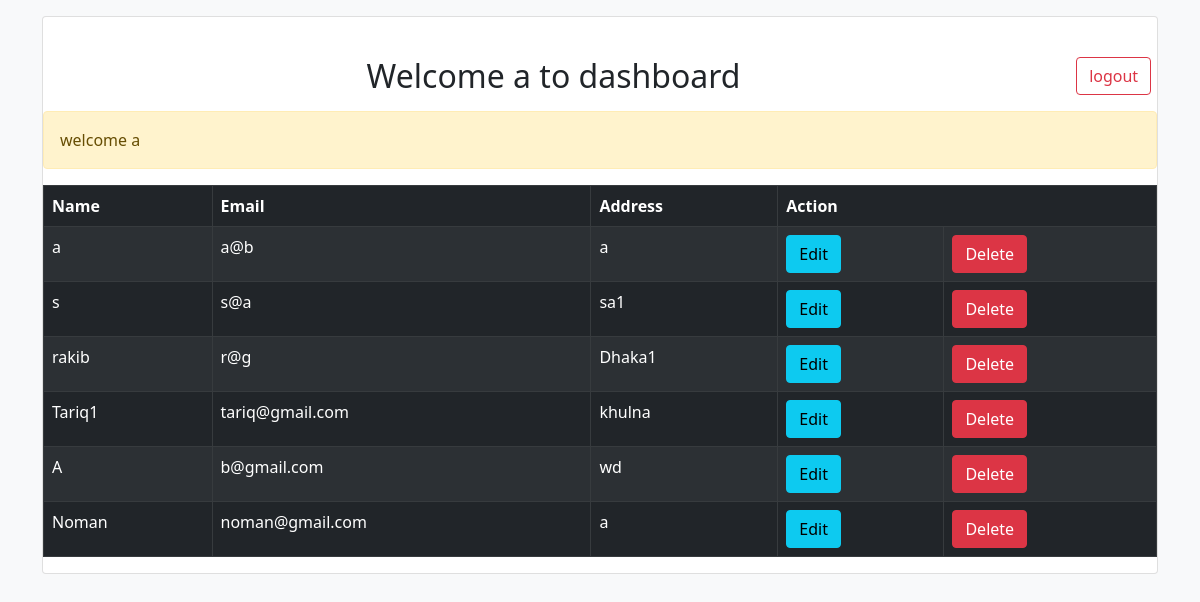
Page /view.php (signed in) on the committed database.
### tables this page shows
CREATE TABLE `usertable` (
  `id` int(10) NOT NULL,
  `username` varchar(255) DEFAULT NULL,
  `email` varchar(255) DEFAULT NULL,
  `address` text NOT NULL,
  `password` longtext NOT NULL
);

### operations.php (called while the page is built, shortened)
<?php
require_once('./db_config.php');
$db_obj = new dbconfig();
class db_operation extends dbconfig
{
    public function showData()
    {
        global $db_obj;
        $query2 = "SELECT * FROM usertable";
        $result2 = mysqli_query($db_obj->connection, $query2);
        if ($result2) {
            return $result2;
        } else {
            echo "array empty";
        }
    }
}

### db_config.php (called while the page is built, shortened)
<?php
require_once("./operations.php");
class dbconfig{
    protected function db_connect(){
        $this->connection =mysqli_connect('localhost','root','','crud_project');
    }
}
?>

### view.php (the view, shortened to what this page needs)
<?php
    require_once('./db_config.php');
    $db= new db_operation();
    $result=$db->showData();
?>
<!DOCTYPE html>
<html lang="en">
<head>
    <link href="https://cdn.jsdelivr.net/npm/bootstrap@5.1.0/dist/css/bootstrap.min.css" rel="stylesheet">
</head>
<body class="bg-light">
    <div class="container">
    <div class="card justify-content mt-3">
        <div class="row justify-content-center mt-4">
                <div class="row">
                <div class=" col-lg-11">
                        <div class="text-center my-3">
                                <h2>Welcome <?php if(isset($_COOKIE['name'])){
                                    echo $_COOKIE['name'];
                                    }
                                    ?> to dashboard</h2>
                        </div>
                </div>
                    <div class=" col-lg-1">
                            <div class="text-end my-3">
                                    <button class="btn btn-outline-danger" onclick="location.href='./logout.php'">logout</button>
                            </div>
                    </div>
                 </div>
            </div>
            <table class="table table-bordered table-striped table-dark table-hover">
                <thead class="thead-dark">
                    <th>Name</th>
                    <th>Email</th>
                    <th>Address</th>
                    <th colspan="2">Action</th>
                </thead>
                <?php
                while($row= $result->fetch_assoc()){
                  ?>
                  <tr>
                      <td><?php echo  $row['username'] ?></td>
                      <td><?php echo  $row['email'] ?></td>
                      <td><?php echo  $row['address'] ?></td>
                      <td>
                          <a href="index1.php?edit=<?php echo $row['id']?>" class="btn btn-info">Edit</a>
                      </td>
                      <td>
                          <a href="operations.php?delete=<?php echo $row['id']?>" class="btn btn-danger" name="delete" >Delete</a>
                      </td>
                  </tr>
                 <?php
                }
                ?>
                <?php
                    if(isset($_SESSION['message'])){?>
                    <div class="alert alert-<?=$_SESSION['msg_type']?>">
                    <?php
                    echo $_SESSION['message'];
                    ?>
                    </div>
                    <?php } ?>
            </table>
    </div>
        </div>
</body>
</html>

### rows in the picture
usertable: username "a", email "a@b", address "a"
usertable: username "s", email "s@a", address "sa1"
usertable: username "rakib", email "r@g", address "Dhaka1"
usertable: username "Tariq1", email "tariq@gmail.com", address "khulna"
usertable: username "A", email "b@gmail.com", address "wd"
usertable: username "Noman", email "noman@gmail.com", address "a"

### other values in the picture
$_COOKIE['name'] "a"
$_SESSION['message'] "welcome a"
